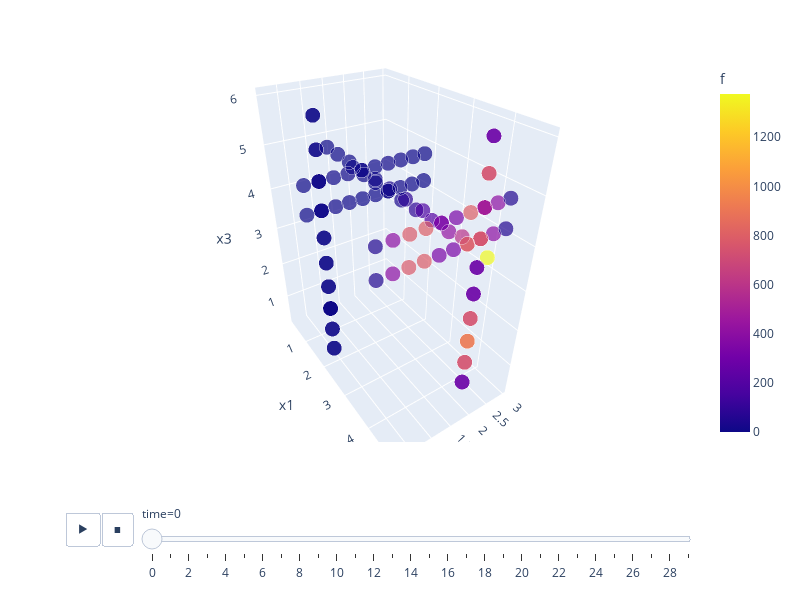

The notebook cell saved with this chart:
### Code cell
import autograd.numpy as np
from autograd import jacobian
from functools import partial

def T_ij(q, i, j, x):
    J = jacobian(x)
    Jq = J(q)
    G = Jq.T @ Jq
    g = np.sqrt(np.linalg.det(G))
    return g
    #return G[i, j] * g

# compression of element with tn
r = 2
N = 10
dof = 6
i = 0
j = 0

prim = [linspace(0, 5, N),
        linspace(0, np.pi, N),
        linspace(0, 2*np.pi, N),
        linspace(0, np.pi, N),
        linspace(0, 2*np.pi, N),
        linspace(0, np.pi, N)]

# fot an element
T = partial(T_ij, i = i, j = j, x = q_to_x)
O = Objective(T, prim)
#G = balanced_tree(dof, r, N)
G = tt_graph(dof, r, N)
G = tn_grid(G, O.linspace)
Gopt, df = ttnopt(G, O, nsweep = 3)
fig = grid_animation(df)
fig.show()

### Figure 1 — Plotly figure (JSON) as saved in the notebook; plotly's stock layout.template omitted (floating-point values rounded to 4 significant figures; data arrays with more than 128 entries replaced by an {"elided": "..."} marker saying what was removed)
{"data": [{"hovertemplate": "<b>%{hovertext}</b><br><br>time=0<br>x1=%{x}<br>x2=%{y}<br>x3=%{z}<br>size=%{marker.size}<br>f=%{marker.color}<extra></extra>", "hovertext": {"elided": "200 int values"}, "ids": {"elided": "200 int values"}, "legendgroup": "", "marker": {"color": {"elided": "200 float values"}, "coloraxis": "coloraxis", "size": {"elided": "200 int values"}, "sizemode": "area", "sizeref": 0.004444, "symbol": "circle"}, "mode": "markers", "name": "", "scene": "scene", "showlegend": false, "type": "scatter3d", "x": {"elided": "200 float values"}, "y": {"elided": "200 float values"}, "z": {"elided": "200 float values"}}], "layout": {"coloraxis": {"colorbar": {"title": {"text": "f"}}, "colorscale": [[0, "#0d0887"], [0.1111, "#46039f"], [0.2222, "#7201a8"], [0.3333, "#9c179e"], [0.4444, "#bd3786"], [0.5556, "#d8576b"], [0.6667, "#ed7953"], [0.7778, "#fb9f3a"], [0.8889, "#fdca26"], [1, "#f0f921"]]}, "height": 600, "legend": {"itemsizing": "constant", "tracegroupgap": 0}, "margin": {"t": 60}, "scene": {"camera": {"center": {"x": 0, "y": 0, "z": 0}, "eye": {"x": 1.5, "y": -1, "z": 1.2}, "up": {"x": 0, "y": 0, "z": 1}}, "domain": {"x": [0, 1], "y": [0, 1]}, "xaxis": {"title": {"text": "x1"}}, "yaxis": {"title": {"text": "x2"}}, "zaxis": {"title": {"text": "x3"}}}, "sliders": [{"active": 0, "currentvalue": {"prefix": "time="}, "len": 0.9, "pad": {"b": 10, "t": 60}, "steps": [{"args": [["0"], {"frame": {"duration": 0, "redraw": true}, "fromcurrent": true, "mode": "immediate", "transition": {"duration": 0, "easing": "linear"}}], "label": "0", "method": "animate"}, {"args": [["1"], {"frame": {"duration": 0, "redraw": true}, "fromcurrent": true, "mode": "immediate", "transition": {"duration": 0, "easing": "linear"}}], "label": "1", "method": "animate"}, {"args": [["2"], {"frame": {"duration": 0, "redraw": true}, "fromcurrent": true, "mode": "immediate", "transition": {"duration": 0, "easing": "linear"}}], "label": "2", "method": "animate"}, {"args": [["3"], {"frame": {"duration": 0, "redraw": true}, "fromcurrent": true, "mode": "immediate", "transition": {"duration": 0, "easing": "linear"}}], "label": "3", "method": "animate"}, {"args": [["4"], {"frame": {"duration": 0, "redraw": true}, "fromcurrent": true, "mode": "immediate", "transition": {"duration": 0, "easing": "linear"}}], "label": "4", "method": "animate"}, {"args": [["5"], {"frame": {"duration": 0, "redraw": true}, "fromcurrent": true, "mode": "immediate", "transition": {"duration": 0, "easing": "linear"}}], "label": "5", "method": "animate"}, {"args": [["6"], {"frame": {"duration": 0, "redraw": true}, "fromcurrent": true, "mode": "immediate", "transition": {"duration": 0, "easing": "linear"}}], "label": "6", "method": "animate"}, {"args": [["7"], {"frame": {"duration": 0, "redraw": true}, "fromcurrent": true, "mode": "immediate", "transition": {"duration": 0, "easing": "linear"}}], "label": "7", "method": "animate"}, {"args": [["8"], {"frame": {"duration": 0, "redraw": true}, "fromcurrent": true, "mode": "immediate", "transition": {"duration": 0, "easing": "linear"}}], "label": "8", "method": "animate"}, {"args": [["9"], {"frame": {"duration": 0, "redraw": true}, "fromcurrent": true, "mode": "immediate", "transition": {"duration": 0, "easing": "linear"}}], "label": "9", "method": "animate"}, {"args": [["10"], {"frame": {"duration": 0, "redraw": true}, "fromcurrent": true, "mode": "immediate", "transition": {"duration": 0, "easing": "linear"}}], "label": "10", "method": "animate"}, {"args": [["11"], {"frame": {"duration": 0, "redraw": true}, "fromcurrent": true, "mode": "immediate", "transition": {"duration": 0, "easing": "linear"}}], "label": "11", "method": "animate"}, {"args": [["12"], {"frame": {"duration": 0, "redraw": true}, "fromcurrent": true, "mode": "immediate", "transition": {"duration": 0, "easing": "linear"}}], "label": "12", "method": "animate"}, {"args": [["13"], {"frame": {"duration": 0, "redraw": true}, "fromcurrent": true, "mode": "immediate", "transition": {"duration": 0, "easing": "linear"}}], "label": "13", "method": "animate"}, {"args": [["14"], {"frame": {"duration": 0, "redraw": true}, "fromcurrent": true, "mode": "immediate", "transition": {"duration": 0, "easing": "linear"}}], "label": "14", "method": "animate"}, {"args": [["15"], {"frame": {"duration": 0, "redraw": true}, "fromcurrent": true, "mode": "immediate", "transition": {"duration": 0, "easing": "linear"}}], "label": "15", "method": "animate"}, {"args": [["16"], {"frame": {"duration": 0, "redraw": true}, "fromcurrent": true, "mode": "immediate", "transition": {"duration": 0, "easing": "linear"}}], "label": "16", "method": "animate"}, {"args": [["17"], {"frame": {"duration": 0, "redraw": true}, "fromcurrent": true, "mode": "immediate", "transition": {"duration": 0, "easing": "linear"}}], "label": "17", "method": "animate"}, {"args": [["18"], {"frame": {"duration": 0, "redraw": true}, "fromcurrent": true, "mode": "immediate", "transition": {"duration": 0, "easing": "linear"}}], "label": "18", "method": "animate"}, {"args": [["19"], {"frame": {"duration": 0, "redraw": true}, "fromcurrent": true, "mode": "immediate", "transition": {"duration": 0, "easing": "linear"}}], "label": "19", "method": "animate"}, {"args": [["20"], {"frame": {"duration": 0, "redraw": true}, "fromcurrent": true, "mode": "immediate", "transition": {"duration": 0, "easing": "linear"}}], "label": "20", "method": "animate"}, {"args": [["21"], {"frame": {"duration": 0, "redraw": true}, "fromcurrent": true, "mode": "immediate", "transition": {"duration": 0, "easing": "linear"}}], "label": "21", "method": "animate"}, {"args": [["22"], {"frame": {"duration": 0, "redraw": true}, "fromcurrent": true, "mode": "immediate", "transition": {"duration": 0, "easing": "linear"}}], "label": "22", "method": "animate"}, {"args": [["23"], {"frame": {"duration": 0, "redraw": true}, "fromcurrent": true, "mode": "immediate", "transition": {"duration": 0, "easing": "linear"}}], "label": "23", "method": "animate"}, {"args": [["24"], {"frame": {"duration": 0, "redraw": true}, "fromcurrent": true, "mode": "immediate", "transition": {"duration": 0, "easing": "linear"}}], "label": "24", "method": "animate"}, {"args": [["25"], {"frame": {"duration": 0, "redraw": true}, "fromcurrent": true, "mode": "immediate", "transition": {"duration": 0, "easing": "linear"}}], "label": "25", "method": "animate"}, {"args": [["26"], {"frame": {"duration": 0, "redraw": true}, "fromcurrent": true, "mode": "immediate", "transition": {"duration": 0, "easing": "linear"}}], "label": "26", "method": "animate"}, {"args": [["27"], {"frame": {"duration": 0, "redraw": true}, "fromcurrent": true, "mode": "immediate", "transition": {"duration": 0, "easing": "linear"}}], "label": "27", "method": "animate"}, {"args": [["28"], {"frame": {"duration": 0, "redraw": true}, "fromcurrent": true, "mode": "immediate", "transition": {"duration": 0, "easing": "linear"}}], "label": "28", "method": "animate"}, {"args": [["29"], {"frame": {"duration": 0, "redraw": true}, "fromcurrent": true, "mode": "immediate", "transition": {"duration": 0, "easing": "linear"}}], "label": "29", "method": "animate"}], "x": 0.1, "xanchor": "left", "y": 0, "yanchor": "top"}], "updatemenus": [{"buttons": [{"args": [null, {"frame": {"duration": 100, "redraw": true}, "fromcurrent": true, "mode": "immediate", "transition": {"duration": 20, "easing": "linear"}}], "label": "&#9654;", "method": "animate"}, {"args": [[null], {"frame": {"duration": 0, "redraw": true}, "fromcurrent": true, "mode": "immediate", "transition": {"duration": 0, "easing": "linear"}}], "label": "&#9724;", "method": "animate"}], "direction": "left", "pad": {"r": 10, "t": 70}, "showactive": false, "type": "buttons", "x": 0.1, "xanchor": "right", "y": 0, "yanchor": "top"}], "width": 800}}
